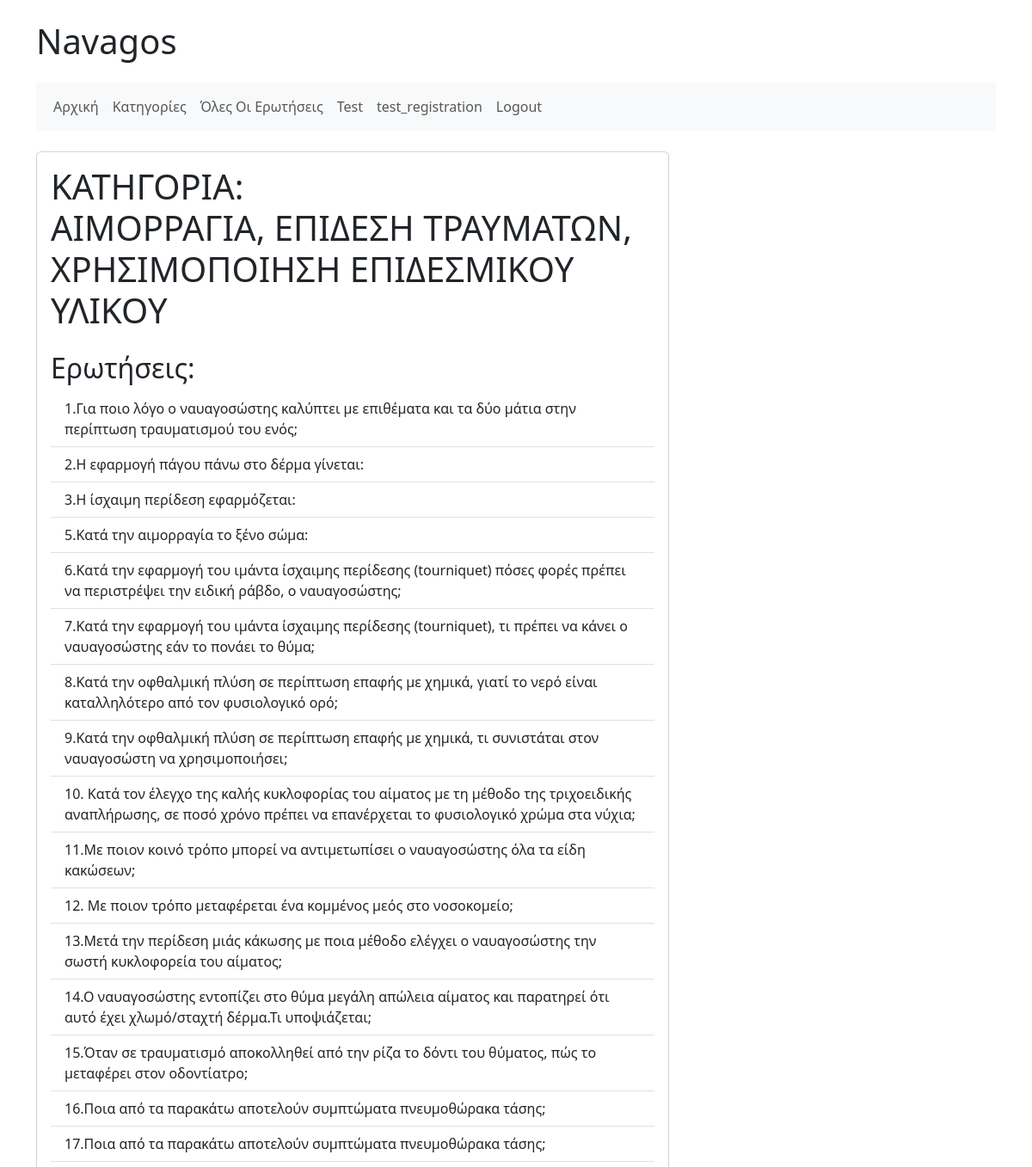
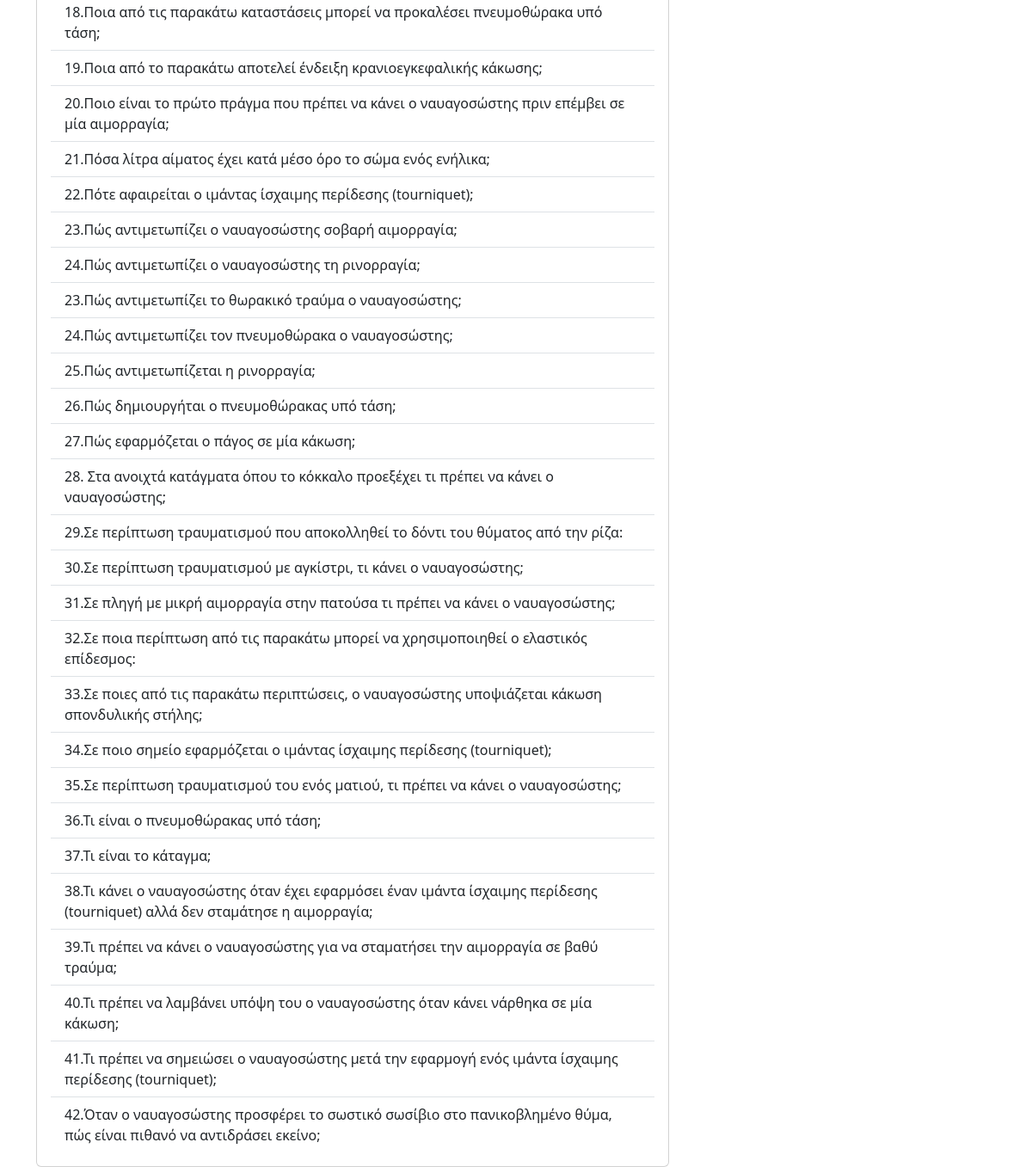
The page /categories/2/ (signed in) on the database its author committed (2 pictures, top to bottom).
### navagos_main/models.py (models this page shows)
class Category(models.Model):
    category = models.TextField()
    def __str__(self):
        return self.category

class Question(models.Model):
    question_text = models.TextField()
    category = models.ForeignKey(Category, on_delete=models.CASCADE, default=None, null = True)
    def __str__(self):
        return self.question_text

### navagos_main/views.py (the view)
# urls.py: path('categories/', CategoryListCreateView.as_view(), name='category-list-create'),
@login_required
def category(request, category_id):
    category = Category.objects.get(id = category_id)
    questions = Question.objects.order_by('id')
    category_questions = []
    for question in questions:
        if question.category == category:
            category_questions.append(question)
            question_id = question.id
    context = {'category':category, 'category_id': category_id, 'category_questions':category_questions, 'question_id':question_id}
    return render(request, 'navagos_main/category.html', context)

### navagos_main/templates/navagos_main/category.html
{% extends 'navagos_main/base.html' %}
{% block content %}
<div class="card">
  <div class="card-body">
    <h1 class="card-title">ΚΑΤΗΓΟΡΙΑ:
    </br> {{ category }}</h1>
    <h2 class="mt-4">Ερωτήσεις:</h2>
    <ul class="list-group list-group-flush">
      {% for question in category_questions %}
        <li class="list-group-item">
          <a href="{% url 'navagos_main:question' question.id %}" class="text-decoration-none text-dark">
            {{ question }}
          </a>
        </li>
      {% empty %}
        <li class="list-group-item">
          No questions have been added yet.
        </li>
      {% endfor %}
    </ul>
  </div>
</div>
{% endblock content %}

### navagos_main/templates/navagos_main/base.html (shortened to what this page needs)
<!doctype html>
<html lang="en">
<head>
  <link href="https://cdn.jsdelivr.net/npm/bootstrap@5.3.3/dist/css/bootstrap.min.css" rel="stylesheet">
</head>
<body>
<div class="container">
  <h1 class="my-4">Navagos</h1>
  <nav class="navbar navbar-expand-lg navbar-light bg-light mb-4">
    <div class="container-fluid">
      <div class="collapse navbar-collapse" id="navbarNav">
        <ul class="navbar-nav">
          {% if user.is_authenticated %}
            <li class="nav-item">
              <a class="nav-link" href="{% url 'navagos_main:index' %}">Αρχική</a>
            </li>
            <li class="nav-item">
              <a class="nav-link" href="{% url 'navagos_main:categories' %}">Κατηγορίες</a>
            </li>
            <li class="nav-item">
              <a class="nav-link" href="{% url 'navagos_main:questions' %}">Όλες Οι Ερωτήσεις</a>
            </li>
            <li class="nav-item">
              <a class="nav-link" href="{% url 'navagos_main:test' %}">Test</a>
            </li>
            <li class="nav-item">
              <a class="nav-link" href="{% url 'navagos_main:account' %}">{{ user.username }}</a>
            </li>
            <li class="nav-item">
              <a class="nav-link" href="{% url 'navagos_auth_app:logout' %}">Logout</a>
            </li>
          {% endif %}
        </ul>
      </div>
    </div>
  </nav>
  <div class="row">
    <div class="col-md-8">
      {% block content %}
      {% endblock %}
    </div>
    <div class="col-md-4">
    </div>
  </div>
</div>
</body>
</html>

### rows shown on the page
Category: category "ΑΙΜΟΡΡΑΓΙΑ, ΕΠΙΔΕΣΗ ΤΡΑΥΜΑΤΩΝ, ΧΡΗΣΙΜΟΠΟΙΗΣΗ ΕΠΙΔΕΣΜΙΚΟΥ ΥΛΙΚΟΥ"
Question: question_text "1.Για ποιο λόγο ο ναυαγοσώστης καλύπτει με επιθέματα και τα δύο μάτια στην περίπτωση τραυματισμού του ενός;"
Question: question_text "2.Η εφαρμογή πάγου πάνω στο δέρμα γίνεται:"
Question: question_text "3.Η ίσχαιμη περίδεση εφαρμόζεται:"
Question: question_text "5.Κατά την αιμορραγία το ξένο σώμα:"
Question: question_text "6.Κατά την εφαρμογή του ιμάντα ίσχαιμης περίδεσης (tourniquet) πόσες φορές πρέπει να περιστρέψει την ειδική ράβδο, ο ναυαγοσώστης;"
Question: question_text "7.Κατά την εφαρμογή του ιμάντα ίσχαιμης περίδεσης (tourniquet), τι πρέπει να κάνει ο ναυαγοσώστης εάν το πονάει το θύμα;"
Question: question_text "8.Κατά την οφθαλμική πλύση σε περίπτωση επαφής με χημικά, γιατί το νερό είναι καταλληλότερο από τον φυσιολογικό ορό;"
Question: question_text "9.Κατά την οφθαλμική πλύση σε περίπτωση επαφής με χημικά, τι συνιστάται στον ναυαγοσώστη να χρησιμοποιήσει;"
Question: question_text "10. Κατά τον έλεγχο της καλής κυκλοφορίας του αίματος με τη μέθοδο της τριχοειδικής αναπλήρωσης, σε ποσό χρόνο πρέπει να επανέρχεται το φυσιολογικό χρώμα στα νύχια;"
Question: question_text "11.Με ποιον κοινό τρόπο μπορεί να αντιμετωπίσει ο ναυαγοσώστης όλα τα είδη κακώσεων;"
Question: question_text "12. Με ποιον τρόπο μεταφέρεται ένα κομμένος μεός στο νοσοκομείο;"
Question: question_text "13.Μετά την περίδεση μιάς κάκωσης με ποια μέθοδο ελέγχει ο ναυαγοσώστης την σωστή κυκλοφορεία του αίματος;"
Question: question_text "14.Ο ναυαγοσώστης εντοπίζει στο θύμα μεγάλη απώλεια αίματος και παρατηρεί ότι αυτό έχει χλωμό/σταχτή δέρμα.Τι υποψιάζεται;"
Question: question_text "15.Όταν σε τραυματισμό αποκολληθεί από την ρίζα το δόντι του θύματος, πώς το μεταφέρει στον οδοντίατρο;"
Question: question_text "16.Ποια από τα παρακάτω αποτελούν συμπτώματα πνευμοθώρακα τάσης;"
Question: question_text "17.Ποια από τα παρακάτω αποτελούν συμπτώματα πνευμοθώρακα τάσης;"
Question: question_text "18.Ποια από τις παρακάτω καταστάσεις μπορεί να προκαλέσει πνευμοθώρακα υπό τάση;"
Question: question_text "19.Ποια από το παρακάτω αποτελεί ένδειξη κρανιοεγκεφαλικής κάκωσης;"
Question: question_text "20.Ποιο είναι το πρώτο πράγμα που πρέπει να κάνει ο ναυαγοσώστης πριν επέμβει σε μία αιμορραγία;"
Question: question_text "21.Πόσα λίτρα αίματος έχει κατά μέσο όρο το σώμα ενός ενήλικα;"
Question: question_text "22.Πότε αφαιρείται ο ιμάντας ίσχαιμης περίδεσης (tourniquet);"
Question: question_text "23.Πώς αντιμετωπίζει ο ναυαγοσώστης σοβαρή αιμορραγία;"
Question: question_text "24.Πώς αντιμετωπίζει ο ναυαγοσώστης τη ρινορραγία;"
Question: question_text "23.Πώς αντιμετωπίζει το θωρακικό τραύμα ο ναυαγοσώστης;"
Question: question_text "24.Πώς αντιμετωπίζει τον πνευμοθώρακα ο ναυαγοσώστης;"
Question: question_text "25.Πώς αντιμετωπίζεται η ρινορραγία;"
Question: question_text "26.Πώς δημιουργήται ο πνευμοθώρακας υπό τάση;"
Question: question_text "27.Πώς εφαρμόζεται ο πάγος σε μία κάκωση;"
Question: question_text "28. Στα ανοιχτά κατάγματα όπου το κόκκαλο προεξέχει τι πρέπει να κάνει ο ναυαγοσώστης;"
Question: question_text "29.Σε περίπτωση τραυματισμού που αποκολληθεί το δόντι του θύματος από την ρίζα:"
Question: question_text "30.Σε περίπτωση τραυματισμού με αγκίστρι, τι κάνει ο ναυαγοσώστης;"
Question: question_text "31.Σε πληγή με μικρή αιμορραγία στην πατούσα τι πρέπει να κάνει ο ναυαγοσώστης;"
Question: question_text "32.Σε ποια περίπτωση από τις παρακάτω μπορεί να χρησιμοποιηθεί ο ελαστικός επίδεσμος:"
Question: question_text "33.Σε ποιες από τις παρακάτω περιπτώσεις, ο ναυαγοσώστης υποψιάζεται κάκωση σπονδυλικής στήλης;"
Question: question_text "34.Σε ποιο σημείο εφαρμόζεται ο ιμάντας ίσχαιμης περίδεσης (tourniquet);"
Question: question_text "35.Σε περίπτωση τραυματισμού του ενός ματιού, τι πρέπει να κάνει ο ναυαγοσώστης;"
Question: question_text "36.Τι είναι ο πνευμοθώρακας υπό τάση;"
Question: question_text "37.Τι είναι το κάταγμα;"
Question: question_text "38.Τι κάνει ο ναυαγοσώστης όταν έχει εφαρμόσει έναν ιμάντα ίσχαιμης περίδεσης (tourniquet) αλλά δεν σταμάτησε η αιμορραγία;"
Question: question_text "39.Τι πρέπει να κάνει ο ναυαγοσώστης για να σταματήσει την αιμορραγία σε βαθύ τραύμα;"
Question: question_text "40.Τι πρέπει να λαμβάνει υπόψη του ο ναυαγοσώστης όταν κάνει νάρθηκα σε μία κάκωση;"
Question: question_text "41.Τι πρέπει να σημειώσει ο ναυαγοσώστης μετά την εφαρμογή ενός ιμάντα ίσχαιμης περίδεσης (tourniquet);"
Question: question_text "42.Όταν ο ναυαγοσώστης προσφέρει το σωστικό σωσίβιο στο πανικοβλημένο θύμα, πώς είναι πιθανό να αντιδράσει εκείνο;"

### other values the page prints
{{ user.username }} "test_registration"
